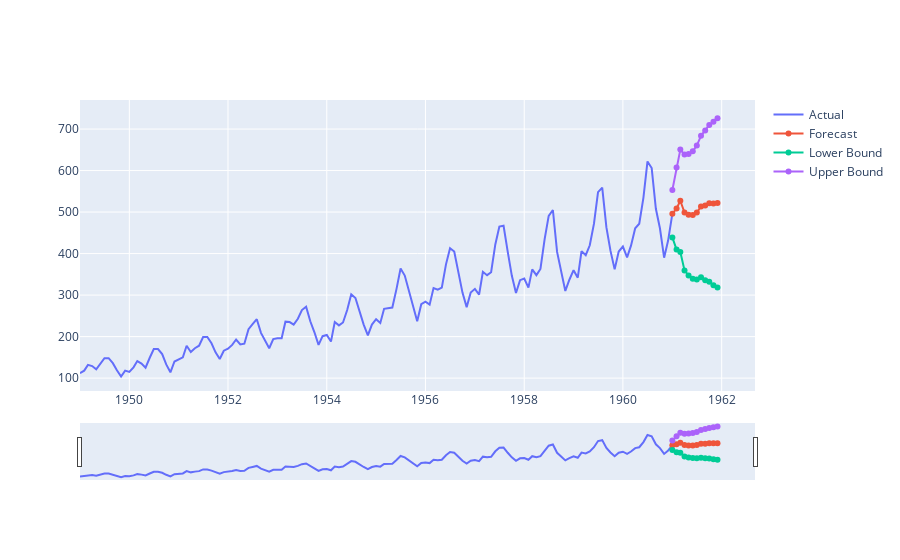

Here is the notebook cell this chart was saved with:
### Code cell
fig = go.Figure([go.Scatter(name='Actual', x=df['Date'], y=df['Passengers'])])
fig.add_trace(go.Scatter(name='Forecast', x=df_forecast['Date'], y=df_forecast['Passengers']))
fig.add_trace(go.Scatter(name='Lower Bound', x=df_forecast['Date'], y=df_forecast['Lower Bound']))
fig.add_trace(go.Scatter(name='Upper Bound', x=df_forecast['Date'], y=df_forecast['Upper Bound']))

fig.update_xaxes(rangeslider_visible = True)
fig.show()

### Figure 1 — Plotly figure (JSON) as saved in the notebook; plotly's stock layout.template omitted (floating-point values rounded to 4 significant figures; data arrays with more than 128 entries replaced by an {"elided": "..."} marker saying what was removed)
{"data": [{"name": "Actual", "type": "scatter", "x": {"elided": "145 str values"}, "y": {"elided": "145 float values"}}, {"name": "Forecast", "type": "scatter", "x": ["1961-1-01", "1961-2-01", "1961-3-01", "1961-4-01", "1961-5-01", "1961-6-01", "1961-7-01", "1961-8-01", "1961-9-01", "1961-10-01", "1961-11-01", "1961-12-01"], "y": [496.1, 508.5, 527.3, 499.0, 493.6, 492.9, 499.0, 513.4, 516.1, 521.0, 520.5, 522.0]}, {"name": "Lower Bound", "type": "scatter", "x": ["1961-1-01", "1961-2-01", "1961-3-01", "1961-4-01", "1961-5-01", "1961-6-01", "1961-7-01", "1961-8-01", "1961-9-01", "1961-10-01", "1961-11-01", "1961-12-01"], "y": [438.9, 409.5, 404.0, 359.5, 347.2, 339.3, 337.8, 343.1, 335.9, 332.1, 323.6, 318.0]}, {"name": "Upper Bound", "type": "scatter", "x": ["1961-1-01", "1961-2-01", "1961-3-01", "1961-4-01", "1961-5-01", "1961-6-01", "1961-7-01", "1961-8-01", "1961-9-01", "1961-10-01", "1961-11-01", "1961-12-01"], "y": [553.3, 607.4, 650.5, 638.5, 640.1, 646.5, 660.1, 683.7, 696.3, 709.9, 717.4, 725.9]}], "layout": {"xaxis": {"rangeslider": {"visible": true}}}}
